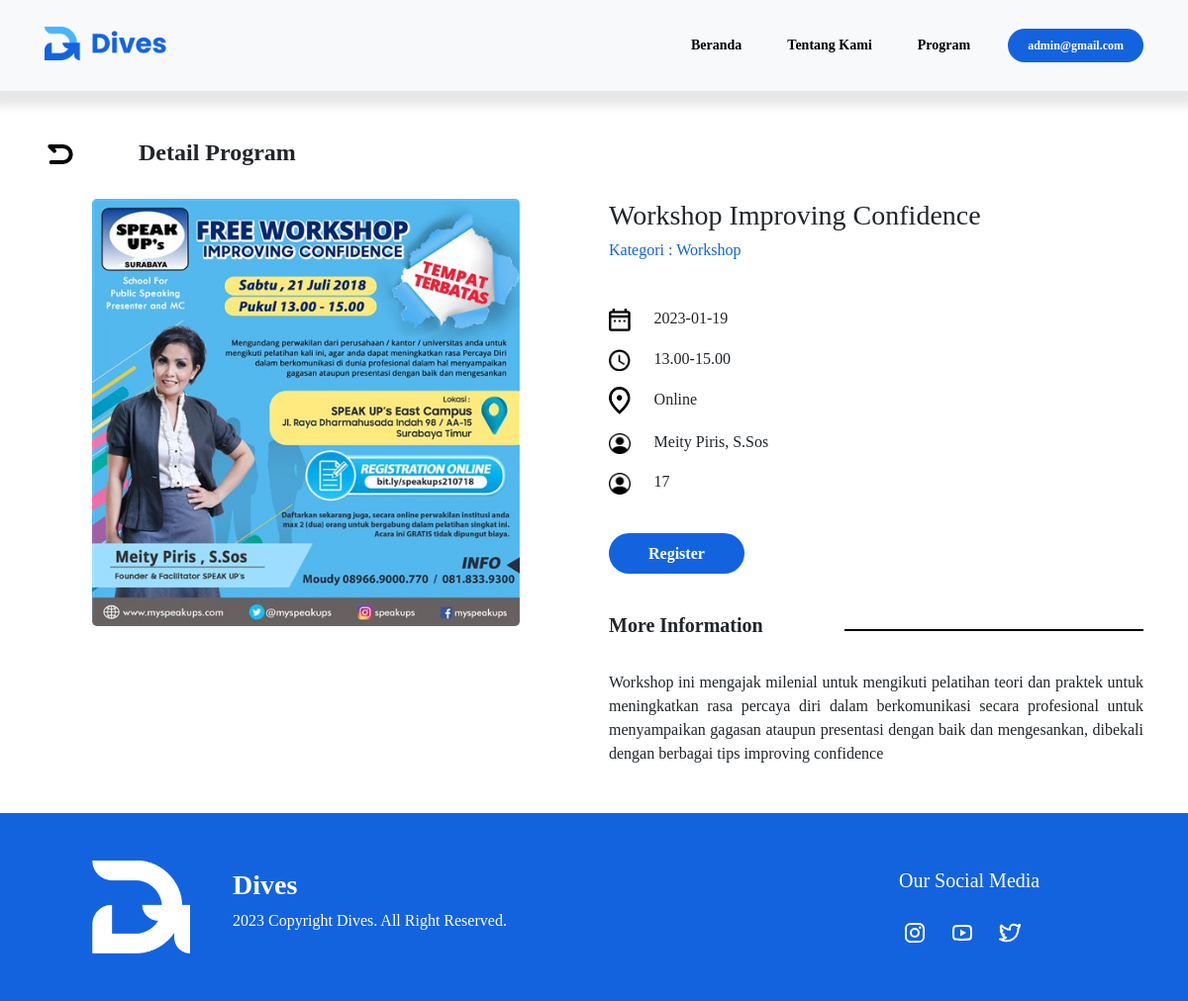
Screenshot of /program/detail.php?id=14 (signed in) with the database file from the repository.
### tables this page shows
CREATE TABLE `tb_program` (
  `id_program` int(11) NOT NULL,
  `judul_program` varchar(255) NOT NULL,
  `penyelenggara` varchar(100) NOT NULL,
  `id_jenisprogram` int(11) NOT NULL,
  `deskripsi` text NOT NULL,
  `lokasi` varchar(100) NOT NULL,
  `tanggal_mulai` date NOT NULL,
  `jam` varchar(50) NOT NULL,
  `biaya` varchar(25) NOT NULL,
  `kuota` int(11) NOT NULL,
  `gambar` varchar(255) DEFAULT NULL
);

CREATE TABLE `tb_jenisprogram` (
  `id_jenisprogram` int(11) NOT NULL,
  `nama_jenis` varchar(50) NOT NULL
);

### program/detail.php (the view, shortened to what this page needs)
<!DOCTYPE html>
<html lang="en">
<head>
    <link rel="stylesheet" href="../CSS/detail_style.css">
    <link rel="stylesheet" href="https://cdn.jsdelivr.net/npm/bootstrap@4.6.2/dist/css/bootstrap.min.css"
>
</head>
<body>
    <nav class="navbar navbar-expand-sm bg-light sticky-top">
        <div class="container">
            <div class="logo">
                <a href='../index2.php'><img src="../assets/header logo.png" alt="Logo" width="124px"></a>
            </div>
            <ul class="navbar-nav">
                <li class="nav-item"><a href="../index2.php" class="nav-link">Beranda</a></li>
                <li class="nav-item"><a href="#about" class="nav-link">Tentang Kami</a></li>
                <li class="nav-item"><a href="bootcamp.php" class="nav-link">Program</a></li>
                <li class="nav-item" style="padding-top: 7px;"><a href="../logout.php" class="tombol-log"><?php echo $_SESSION['email']; ?></a></li>
            </ul>
        </div>
    </nav>
    <section>
        <div class="container">
            <div class="row mt-5 mb-4">
                <div class="col-1">
                    <a href=""></a>
                </div>
                <div class="col-11">
                    <h4><b>Detail Program</b></h4>
                </div>
            </div>
            <div class="row">
            <?php
                    include "../config.php";
                    $sql = mysqli_query($conn, "SELECT * FROM tb_program INNER JOIN tb_jenisprogram ON
                    tb_program.id_jenisprogram = tb_jenisprogram.id_jenisprogram AND id_program='$_GET[id]'");
                    $data = mysqli_fetch_array($sql);
                    ?>
                <div class="col-6">
                    <img src="../Admin-page/gambar/<?php echo $data['gambar']; ?>" alt="Poster" class="rounded-lg mb-5 ml-5" width="80%"
                        style="max-width: 540px;">
                </div>
                <div class="col-6">
                    <h3><?php echo $data['judul_program']; ?></h3>
                    <h6 class="kategori mb-5">Kategori : <?php echo $data['nama_jenis']; ?></h6>
                    <div>
                        <p id="tanggal"><img src="../assets/tanggal.png" alt="" width="4%" class="mr-4"><?php echo $data['tanggal_mulai']; ?></p>
                    </div>
                    <div class="mt-3">
                        <p id="jam"><img src="../assets/jam.png" alt="" width="4%" class="mr-4"><?php echo $data['jam']; ?></p>
                    </div>
                    <div class="mt-3">
                        <p id="waktu"><img src="../assets/lokasi.png" alt="" width="4%" class="mr-4"><?php echo $data['lokasi']; ?></p>
                    </div>
                    <div class="mt-3">
                        <p id="speaker"><img src="../assets/speaker.png" alt="" width="4%" class="mr-4"><?php echo $data['penyelenggara']; ?></p>
                    </div>
                    <div class="mt-3">
                        <p id="speaker"><img src="../assets/speaker.png" alt="" width="4%" class="mr-4"><?php echo $data['kuota']; ?></p>
                    </div>
                    <p class="mt-5"><a href="../transaksi.php?id=<?php echo $data['id_program']; ?>" class="tombol-3">Register</a></p>
                    <div class="more mt-5 mb-5">
                        <div class="row">
                            <div class="col-5">
                                <h5><b>More Information</b>
                                </h5>
                            </div>
                            <div class="col-7">
                                <hr style="height:2px;border-width:0;color:gray;background-color:rgb(0, 0, 0)">
                            </div>
                        </div>
                        <p class="text-justify mt-4">
                            <?php echo $data['deskripsi']; ?>
                        </p>
                    </div>
                </div>
            </div>
        </div>
    </section>
    <section id="about">
        <div class="container ">
            <div class="row">
                <div class="col-2">
                    <a href='../Homepage/homepage.html'><img src="../assets/logo putih.png" alt="About" width="62%"
                            class="m-5"></a>
                </div>
                <div class="col-7">
                    <h3 class="mt-5 text-left" style="padding-top: 8px;"><b>Dives</b></h3>
                    <p class="text-left">2023 Copyright Dives. All Right Reserved.</p>
                </div>
                <div class="col-3">
                    <div class="footerMedsos">
                        <h5 class="mt-5 ml-2" style="padding-top: 8px;">Our Social Media</h5>
                        <table class="mt-4">
                            <tr>
                                <td><a href="https://www.instagram.com" target="_blank"></a></td>
                                <td><a href="https://www.youtube.com" target="_blank"></a></td>
                                <td><a href="https://mobile.twitter.com" target="_blank"></a></td>
                            </tr>
                        </table>
                    </div>
                </div>
            </div>
        </div>
    </section>
</body>
</html>

### CSS/detail_style.css (style rules this page uses)
* { text-decoration: none; margin: 0px; padding: 0px; font-family: "Poppins"; }
body { margin: 0px; padding: 0px; }
.logo a { font-size: 28px; font-weight: 700; float: left; color: #ffffff; }
.logo { margin-top: -10px; }
nav { width: 100%; margin: auto; line-height: 60px; background-color: white; box-shadow: 0 5px 10px 10px rgba(20, 20, 20, 0.1); }
nav ul { list-style-type: none; margin: 0; padding: 0; overflow: hidden; }
nav ul li a { color: rgb(0, 0, 0); font-weight: 600; font-size: 14px; text-align: center; text-decoration: none; margin-left: 30px; }
.tombol-log { background-color: #1363DF; border-radius: 30px; padding: 10px 20px; color: #ffffff; font-size: 12px; }
.kategori { color: #1363DF; }
.tombol-3 { background: #1363DF; color: #ffffff; border-radius: 30px; margin-top: 30px; padding: 12px 40px 12px 40px; font-weight: 700; width: 590px; border: 0; cursor: pointer; align-content: center; }
#about { background-color: #1363DF; padding: 0; width: 100%; margin: 0; color: white; }
.footerMedsos a { color: white; padding: 6px 12px; font-size: 24px; }

### rows the page displays
tb_program: gambar (picture), judul_program "Workshop Improving Confidence", id_jenisprogram.nama_jenis "Workshop", tanggal_mulai "2023-01-19", jam "13.00-15.00", lokasi "Online", penyelenggara "Meity Piris, S.Sos", kuota "17", deskripsi "Workshop ini mengajak milenial untuk mengikuti pelatihan teori dan praktek untuk meningkatkan rasa percaya diri dalam berkomunikasi secara profesional untuk menyampaikan gagasan ataupun presentasi dengan baik dan mengesankan, dibekali dengan berbagai tips improving confidence"

### other values shown
$_SESSION['email'] "admin@gmail.com"
